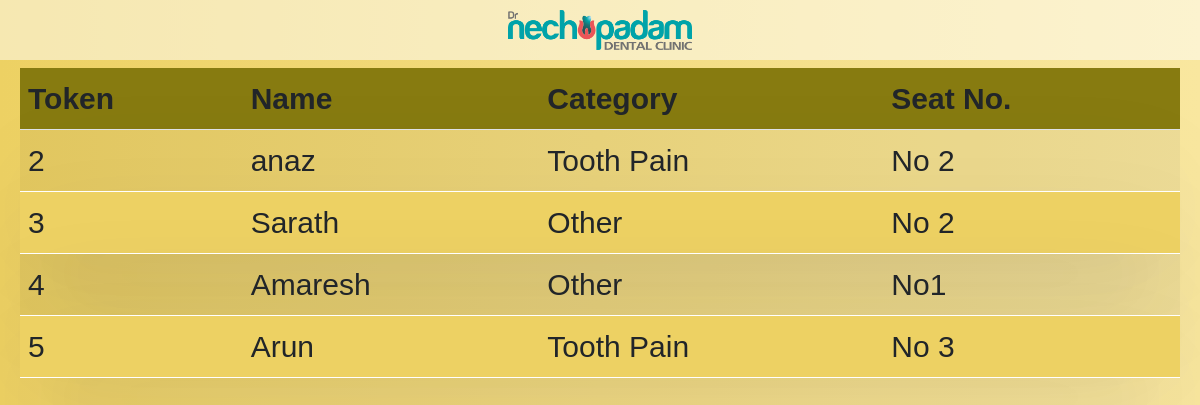
The page /TableView (signed in) on the database its author committed.
### Home/models.py (models this page shows)
class TokenGenerator(models.Model):
    Patient = models.ForeignKey(PatientList,on_delete=models.CASCADE)
    time = models.DateTimeField(auto_now_add=True)
    token = models.CharField(max_length=11)
    call_status = models.CharField(max_length=255,null=True,blank=True)
    status = models.BooleanField(default=False)

class PatientList(models.Model):
    Patients_Name = models.CharField(max_length=255)
    Patients_Age = models.CharField(max_length=11,null=True)
    Phone_Number = models.IntegerField()
    Treatment_Category = models.ForeignKey(TreatmentCategory,on_delete=models.SET_NULL,null=True)
    Chair_Number = models.ForeignKey(ChairNumber,on_delete=models.SET_NULL,null=True)
    Date = models.DateTimeField(auto_now_add=True)
    Status = models.BooleanField(default=False)

class TreatmentCategory(models.Model):
    title = models.CharField(max_length=255)
    def __str__(self):
        return self.title

class ChairNumber(models.Model):
    Chair_number = models.CharField(max_length=255)
    def __str__(self):
        return self.Chair_number

### Home/views.py (the view)
# urls.py: path("TableView",views.TableView,name="TableView"),
@login_required(login_url="SignIn")
def TableView(request):
    patients = TokenGenerator.objects.filter(status = False)
    return render(request,"table.html",{"patients":patients})

### templates/table.html (shortened to what this page needs)
{% load static %}
<!DOCTYPE html>
<html lang="en">
<head>
    <link href="https://cdn.jsdelivr.net/npm/bootstrap@5.3.0-alpha1/dist/css/bootstrap.min.css" rel="stylesheet"
>
    <link rel="stylesheet" href="{%static 'bootstrap/bootstrap.css' %}">
    <link rel="stylesheet" href="{%static 'css/style.css' %}">
</head>
<body style="background-image:linear-gradient(to right, rgb(237, 209, 99), rgb(249, 231, 159));">
    <div class="myheader">
        <a href="{%url 'SignOut' %}">
            <img src="{%static 'images/nechu.jpg' %}" height="40px;" class="logo">
        </a>
    </div>
    <div id="datadisplay">
        <table class="table table-striped newtable mt-5">
            <thead>
                <th>Token</th>
                <th>Name</th>
                <th>Category</th>
                <th>Seat No.</th>
            </thead>
            <tbody>
                {% for patient in patients  %}
                {% if patient.call_status == "serving" %}
                <tr class="serving">
                    <td data-label="Name">{{patient.token}}</td>
                    <td data-label="Phone">{{patient.Patient.Patients_Name}}</td>
                    <td data-label="Category">{{patient.Patient.Treatment_Category}}</td>
                    <td data-label="Seat No.">{{patient.Patient.Chair_Number}}</td>
                </tr>
                 {% else %}
                <tr>
                    <td data-label="Name">{{patient.token}}</td>
                    <td data-label="Phone">{{patient.Patient.Patients_Name}}</td>
                    <td data-label="Category">{{patient.Patient.Treatment_Category}}</td>
                    <td data-label="Seat No.">{{patient.Patient.Chair_Number}}</td>
                </tr>
                {% endif %}
                {% endfor %}
            </tbody>
        </table>
    </div>
</body>
</html>

### static/css/style.css (style rules this page uses)
body { background-image:linear-gradient(to right, rgb(237, 209, 99), rgb(249, 231, 159)); background-color: rgb(237, 209, 99); font-family:'Gill Sans', 'Gill Sans MT', Calibri, 'Trebuchet MS', sans-serif }
table thead { background-color: rgb(135, 123, 16); color:#ffffff; }
table { font-size: 20px; }

### templates/table.html (style rules this page uses)
body { margin: 0; padding: 20px; font-family: sans-serif; }
* { box-sizing: border-box; }
.myheader { top: 0; left: 0; background-color: rgba(255, 255, 255, 0.5); height: 60px; width: 100%; display: flex; align-items: center; justify-content: center; position: absolute; overflow: hidden; }
.newtable { font-size: 30px; }
.serving { animation: anim1; animation-duration: 1s; animation-iteration-count: infinite; }
tbody tr { border-bottom: .7px solid white; box-shadow: rgba(50, 50, 93, 0.25) 0px 50px 100px -20px, rgba(0, 0, 0, 0.3) 0px 30px 60px -30px; }
tbody tr:nth-child(even) { background-color: rgb(237, 209, 99); }

### rows shown on the page
TokenGenerator: token "2", Patient.Patients_Name "anaz", Patient.Treatment_Category "Tooth Pain", Patient.Chair_Number "No 2"
TokenGenerator: token "3", Patient.Patients_Name "Sarath", Patient.Treatment_Category "Other", Patient.Chair_Number "No 2"
TokenGenerator: token "4", Patient.Patients_Name "Amaresh", Patient.Treatment_Category "Other", Patient.Chair_Number "No1"
TokenGenerator: token "5", Patient.Patients_Name "Arun", Patient.Treatment_Category "Tooth Pain", Patient.Chair_Number "No 3"
